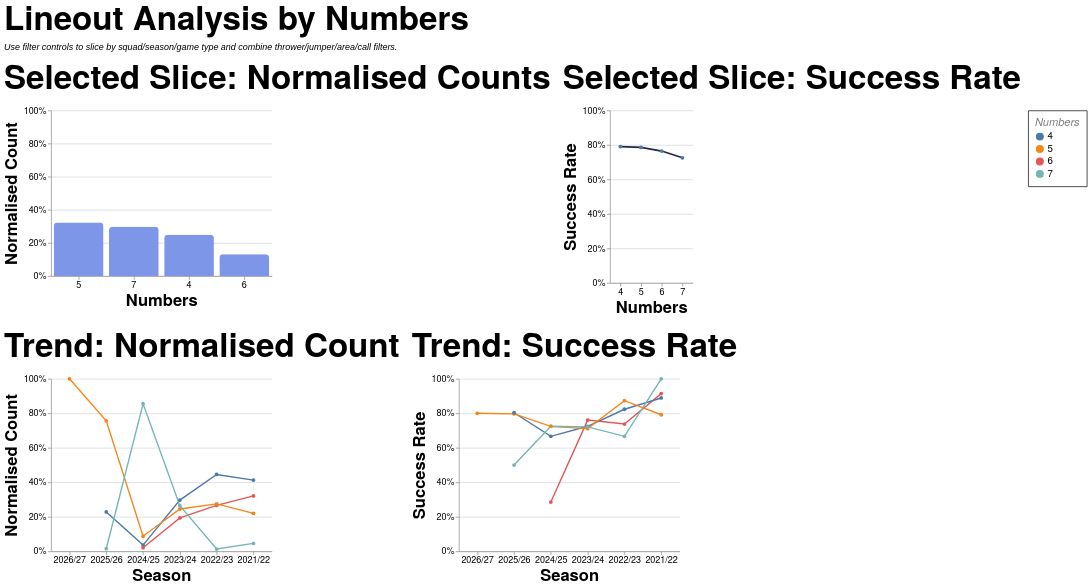

This figure's Vega-Lite source:
### Vega-Lite specification from a JSON file in a GitHub repository (floating-point values rounded to 4 significant figures; data arrays with more than 128 entries replaced by an {"elided": "..."} marker saying what was removed)
{"config": {"axis": {"labelFont": "PT Sans Narrow, Helvetica Neue, Helvetica, Arial, sans-serif", "titleFont": "PT Sans Narrow, Helvetica Neue, Helvetica, Arial, sans-serif", "labelFontSize": 13, "titleFontSize": 24, "gridColor": "#202947", "gridOpacity": 0.2, "zindex": 1}, "text": {"font": "Lato, sans-serif"}, "bar": {"cornerRadiusEnd": 5}, "header": {"labelFont": "PT Sans Narrow, Helvetica Neue, Helvetica, Arial, sans-serif", "titleFont": "PT Sans Narrow, Helvetica Neue, Helvetica, Arial, sans-serif", "labelFontSize": 24, "titleFontSize": 28, "labelFontWeight": "bold", "orient": "left"}, "legend": {"labelFont": "PT Sans Narrow, Helvetica Neue, Helvetica, Arial, sans-serif", "titleFont": "PT Sans Narrow, Helvetica Neue, Helvetica, Arial, sans-serif", "labelFontSize": 14, "titleFontSize": 16, "titlePadding": 5, "fillColor": "white", "strokeColor": "black", "padding": 10, "titleFontWeight": "lighter", "titleFontStyle": "italic", "titleColor": "gray", "offset": 10}, "title": {"font": "PT Sans Narrow, Helvetica Neue, Helvetica, Arial, sans-serif", "fontSize": 48, "fontWeight": "bold", "anchor": "start", "align": "center", "titlePadding": 20, "subtitlePadding": 10, "subtitleFontSize": 13, "subtitleColor": "", "subtitleFontStyle": "italic", "offset": 15, "color": "black"}, "axisX": {"labelAngle": 0}, "facet": {"title": null, "header": null, "align": {"row": "each", "column": "each"}, "spacing": 10}, "resolve": {"scale": {"y": "independent", "facet": "independent"}}, "background": "transparent", "scale": {"offsetBandPaddingOuter": 0.2, "offsetBandPaddingInner": 0.1}, "view": {"stroke": null, "background": "transparent"}}, "vconcat": [{"hconcat": [{"mark": {"type": "bar", "color": "#7d96e8"}, "encoding": {"tooltip": [{"field": "numbers", "title": "Numbers", "type": "nominal"}, {"field": "attempts", "format": ",.0f", "title": "Lineouts", "type": "quantitative"}, {"field": "share", "format": ".1%", "title": "Normalised Count", "type": "quantitative"}], "x": {"field": "numbers", "sort": "-y", "title": "Numbers", "type": "nominal"}, "y": {"axis": {"format": "%"}, "field": "share", "scale": {"domain": [0, 1]}, "title": "Normalised Count", "type": "quantitative"}}, "height": 240, "title": "Selected Slice: Normalised Counts", "transform": [{"filter": "(loSquad == 'All' || datum.squad == loSquad) && (loGameType == 'All' || (loGameType == 'League + Cup' && (datum.game_type == 'League' || datum.game_type == 'Cup')) || (loGameType == 'League only' && datum.game_type == 'League') || datum.game_type == loGameType) && (loOpposition == 'All' || datum.opposition == loOpposition) && (loThrower == 'All' || datum.thrower == loThrower) && (loJumper == 'All' || datum.jumper == loJumper) && (loArea == 'All' || datum.area == loArea) && (loNumbers == 'All' || datum.numbers == loNumbers) && (loCall == 'All' || datum.call == loCall) && (loCallType == 'All' || datum.call_type == loCallType)"}, {"filter": "(loSeason == 'All' || datum.season == loSeason)"}, {"aggregate": [{"op": "count", "as": "attempts"}, {"op": "sum", "field": "won", "as": "won"}], "groupby": ["numbers"]}, {"joinaggregate": [{"op": "sum", "field": "attempts", "as": "total_attempts"}]}, {"calculate": "datum.attempts / datum.total_attempts", "as": "share"}, {"calculate": "datum.won / datum.attempts", "as": "success_rate"}], "width": 320}, {"mark": {"type": "line", "color": "#202946", "point": true, "strokeWidth": 2.5}, "encoding": {"tooltip": [{"field": "numbers", "title": "Numbers", "type": "nominal"}, {"field": "won", "format": ",.0f", "title": "Won", "type": "quantitative"}, {"field": "attempts", "format": ",.0f", "title": "Lineouts", "type": "quantitative"}, {"field": "success_rate", "format": ".1%", "title": "Success Rate", "type": "quantitative"}], "x": {"field": "numbers", "sort": "-y", "title": "Numbers", "type": "nominal"}, "y": {"axis": {"format": "%"}, "field": "success_rate", "scale": {"domain": [0, 1]}, "title": "Success Rate", "type": "quantitative"}}, "height": 250, "title": "Selected Slice: Success Rate", "transform": [{"filter": "(loSquad == 'All' || datum.squad == loSquad) && (loGameType == 'All' || (loGameType == 'League + Cup' && (datum.game_type == 'League' || datum.game_type == 'Cup')) || (loGameType == 'League only' && datum.game_type == 'League') || datum.game_type == loGameType) && (loOpposition == 'All' || datum.opposition == loOpposition) && (loThrower == 'All' || datum.thrower == loThrower) && (loJumper == 'All' || datum.jumper == loJumper) && (loArea == 'All' || datum.area == loArea) && (loNumbers == 'All' || datum.numbers == loNumbers) && (loCall == 'All' || datum.call == loCall) && (loCallType == 'All' || datum.call_type == loCallType)"}, {"filter": "(loSeason == 'All' || datum.season == loSeason)"}, {"aggregate": [{"op": "count", "as": "attempts"}, {"op": "sum", "field": "won", "as": "won"}], "groupby": ["numbers"]}, {"joinaggregate": [{"op": "sum", "field": "attempts", "as": "total_attempts"}]}, {"calculate": "datum.attempts / datum.total_attempts", "as": "share"}, {"calculate": "datum.won / datum.attempts", "as": "success_rate"}], "width": {"step": 30}}], "spacing": 16}, {"hconcat": [{"mark": {"type": "line", "point": true, "strokeWidth": 2}, "encoding": {"color": {"field": "numbers", "title": "Numbers", "type": "nominal"}, "tooltip": [{"field": "season", "title": "Season", "type": "nominal"}, {"field": "numbers", "title": "Numbers", "type": "nominal"}, {"field": "attempts", "format": ",.0f", "title": "Lineouts", "type": "quantitative"}, {"field": "norm_count", "format": ".1%", "title": "Normalised Count", "type": "quantitative"}], "x": {"field": "season", "sort": "-x", "title": "Season", "type": "nominal"}, "y": {"axis": {"format": "%"}, "field": "norm_count", "scale": {"domain": [0, 1]}, "title": "Normalised Count", "type": "quantitative"}}, "height": 250, "title": "Trend: Normalised Count", "transform": [{"filter": "(loSquad == 'All' || datum.squad == loSquad) && (loGameType == 'All' || (loGameType == 'League + Cup' && (datum.game_type == 'League' || datum.game_type == 'Cup')) || (loGameType == 'League only' && datum.game_type == 'League') || datum.game_type == loGameType) && (loOpposition == 'All' || datum.opposition == loOpposition) && (loThrower == 'All' || datum.thrower == loThrower) && (loJumper == 'All' || datum.jumper == loJumper) && (loArea == 'All' || datum.area == loArea) && (loNumbers == 'All' || datum.numbers == loNumbers) && (loCall == 'All' || datum.call == loCall) && (loCallType == 'All' || datum.call_type == loCallType)"}, {"aggregate": [{"op": "count", "as": "attempts"}, {"op": "sum", "field": "won", "as": "won"}], "groupby": ["season", "numbers"]}, {"joinaggregate": [{"op": "sum", "field": "attempts", "as": "season_attempts"}], "groupby": ["season"]}, {"calculate": "datum.attempts / datum.season_attempts", "as": "norm_count"}, {"calculate": "datum.won / datum.attempts", "as": "success_rate"}], "width": 320}, {"mark": {"type": "line", "point": true, "strokeWidth": 2}, "encoding": {"color": {"field": "numbers", "title": "Numbers", "type": "nominal"}, "tooltip": [{"field": "season", "title": "Season", "type": "nominal"}, {"field": "numbers", "title": "Numbers", "type": "nominal"}, {"field": "won", "format": ",.0f", "title": "Won", "type": "quantitative"}, {"field": "attempts", "format": ",.0f", "title": "Lineouts", "type": "quantitative"}, {"field": "success_rate", "format": ".1%", "title": "Success Rate", "type": "quantitative"}], "x": {"field": "season", "sort": "-x", "title": "Season", "type": "nominal"}, "y": {"axis": {"format": "%"}, "field": "success_rate", "scale": {"domain": [0, 1]}, "title": "Success Rate", "type": "quantitative"}}, "height": 250, "title": "Trend: Success Rate", "transform": [{"filter": "(loSquad == 'All' || datum.squad == loSquad) && (loGameType == 'All' || (loGameType == 'League + Cup' && (datum.game_type == 'League' || datum.game_type == 'Cup')) || (loGameType == 'League only' && datum.game_type == 'League') || datum.game_type == loGameType) && (loOpposition == 'All' || datum.opposition == loOpposition) && (loThrower == 'All' || datum.thrower == loThrower) && (loJumper == 'All' || datum.jumper == loJumper) && (loArea == 'All' || datum.area == loArea) && (loNumbers == 'All' || datum.numbers == loNumbers) && (loCall == 'All' || datum.call == loCall) && (loCallType == 'All' || datum.call_type == loCallType)"}, {"aggregate": [{"op": "count", "as": "attempts"}, {"op": "sum", "field": "won", "as": "won"}], "groupby": ["season", "numbers"]}, {"joinaggregate": [{"op": "sum", "field": "attempts", "as": "season_attempts"}], "groupby": ["season"]}, {"calculate": "datum.attempts / datum.season_attempts", "as": "norm_count"}, {"calculate": "datum.won / datum.attempts", "as": "success_rate"}], "width": 320}], "spacing": 16}], "data": {"name": "data-27e2b76d268da6db3c23f84555fc2fd9"}, "params": [{"name": "loSquad", "value": "All"}, {"name": "loSeason", "value": "All"}, {"name": "loGameType", "value": "All"}, {"name": "loOpposition", "value": "All"}, {"name": "loThrower", "value": "All"}, {"name": "loJumper", "value": "All"}, {"name": "loArea", "value": "All"}, {"name": "loNumbers", "value": "All"}, {"name": "loCall", "value": "All"}, {"name": "loCallType", "value": "All"}], "spacing": 22, "title": {"text": "Lineout Analysis by Numbers", "subtitle": "Use filter controls to slice by squad/season/game type and combine thrower/jumper/area/call filters."}, "$schema": "https://vega.github.io/schema/vega-lite/v5.20.1.json", "datasets": {"data-27e2b76d268da6db3c23f84555fc2fd9": {"elided": "1324 records"}}}
